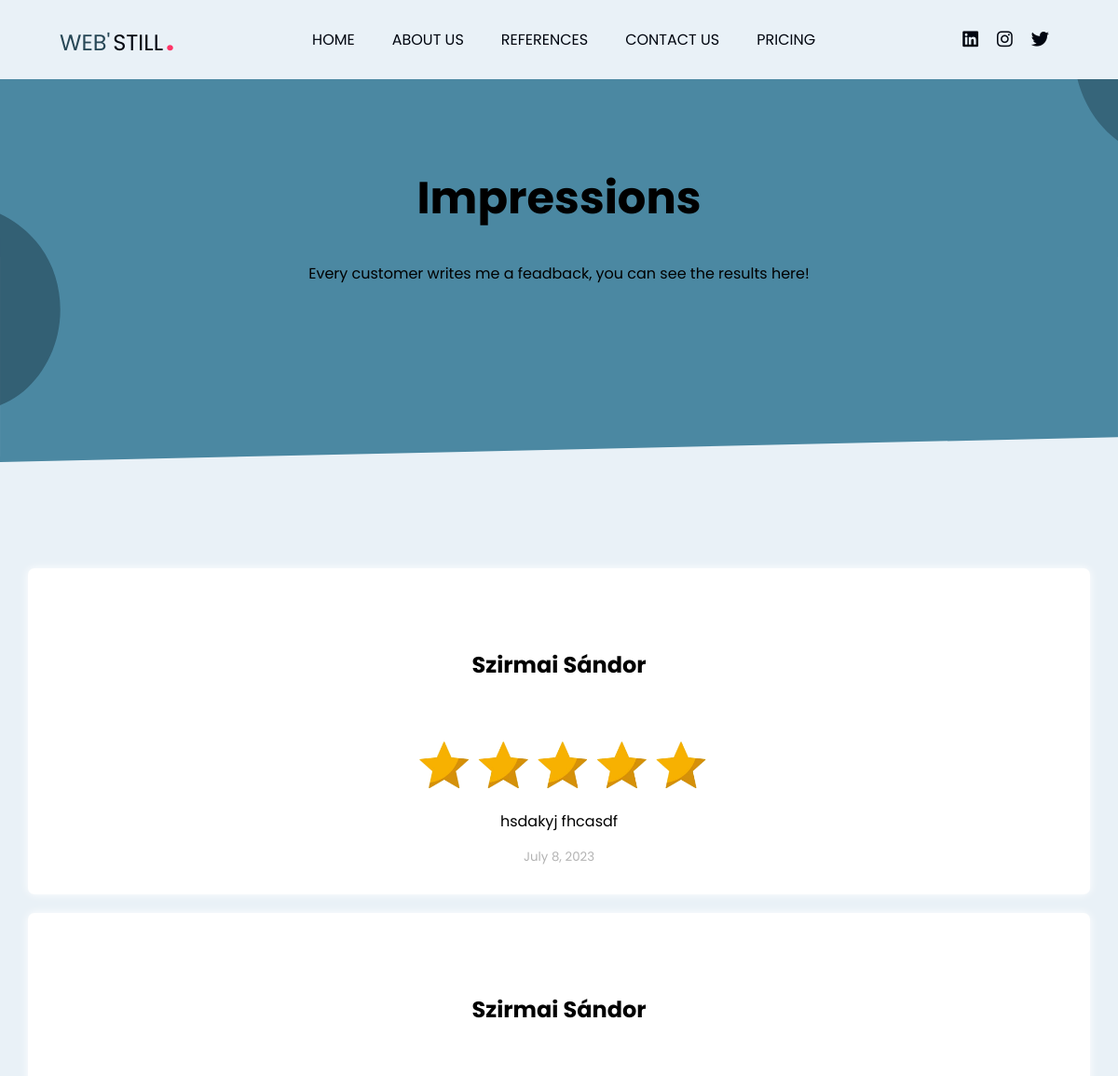
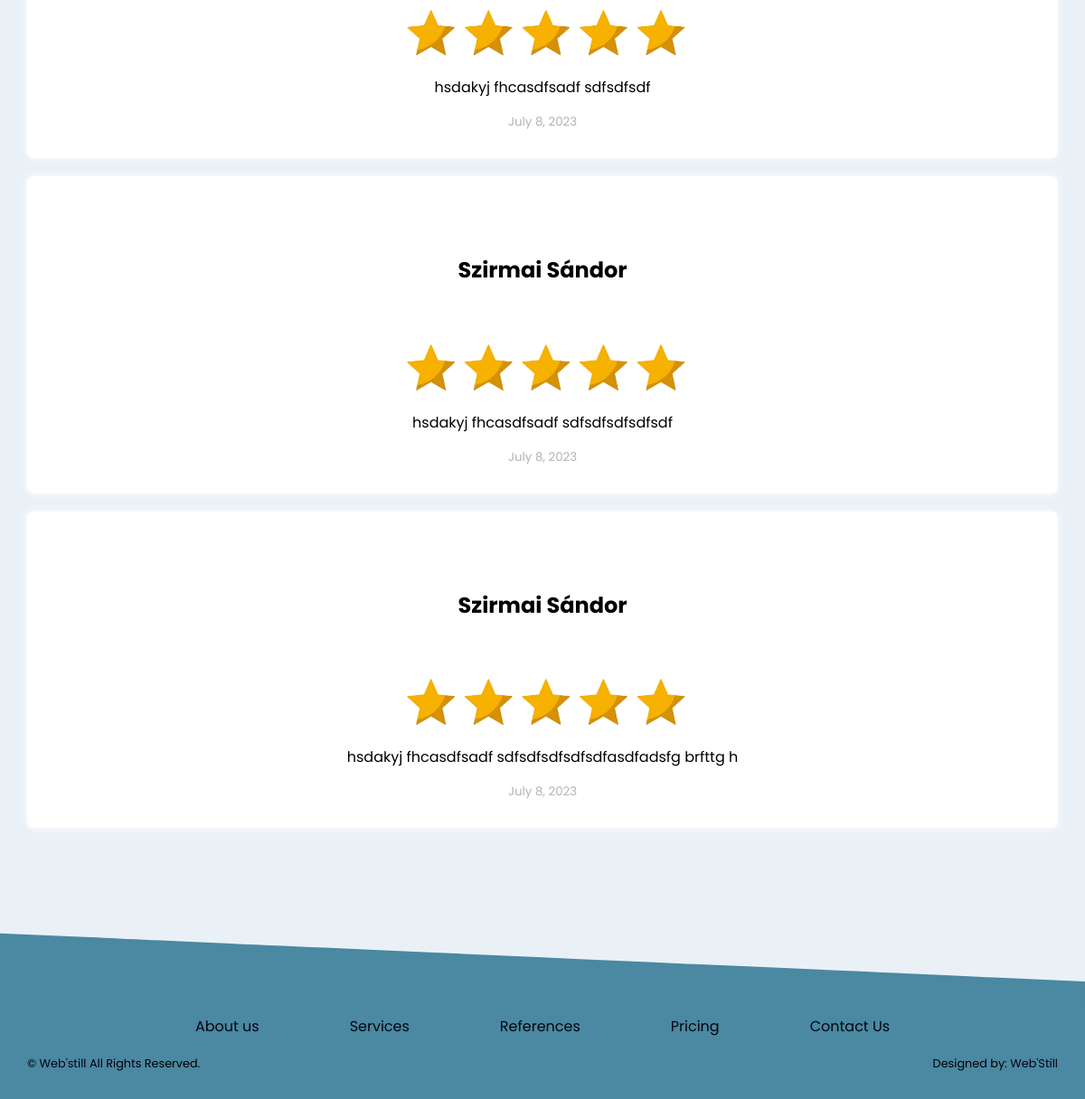
Page /impressions/ on the committed database (2 pictures, top to bottom).
### dashboard/models.py (models this page shows, shortened)
class Impressions(models.Model):
    name = models.CharField(max_length=200)
    created = models.DateField(auto_now_add=True)
    picture_choice = (
        (1, '✨'),
        (2, '✨✨'),
        (3, '✨✨✨'),
        (4, '✨✨✨✨'),
        (5, '✨✨✨✨✨')
    )
    star = models.PositiveIntegerField(choices=picture_choice)
    impression = models.TextField(max_length=1000000)
    accept = models.BooleanField(default=True)
    status = models.CharField(max_length=10, choices=STATUS_CHOICES, default='pending')
    class Meta:
        ordering = ['-created']

### main/views.py (the view)
# urls.py: path('impressions/', views.Impressionses, name='ops'),
def Impressionses(request):
    impres1 = Impressions.objects.filter(star=1, status='approved')
    impres2 = Impressions.objects.filter(star=2, status='approved')
    impres3 = Impressions.objects.filter(star=3, status='approved')
    impres4 = Impressions.objects.filter(star=4, status='approved')
    impres5 = Impressions.objects.filter(star=5, status='approved')
    context = {'impres1': impres1, 'impres2': impres2, 'impres3': impres3, 'impres4': impres4, 'impres5': impres5}
    return render(request, 'impressions.html', context)

### templates/impressions.html (shortened to what this page needs)
{% load static %}
<!DOCTYPE html>
<html>
<head>
	<link rel="stylesheet" href="{% static 'assets/style/style.css' %}">
</head>
<body>
{% include 'header.html' %}
		<div class="bg relative">
				<div class="title-blob-1">
				</div>
				<div class="title-blob-2">
				</div>
			<div class="bg-blue">
				<div class="wrapper pd bg-blue">
					<h1>Impressions</h1>
					<p align="center">Every customer writes me a feadback, you can see the results here!</p>
				</div>
			</div>
				<svg xmlns="http://www.w3.org/2000/svg" viewBox="0 0 1440 320"><path fill="#4b88a2" fill-opacity="1" d="M0,288L1440,256L1440,0L0,0Z"></path></svg>
		</div>
		<div class="wrapper pd-30">
			{% for impressions in impres5 %}
				<div class="ops-content" style="margin: 20px 0">
					<h6>{{impressions.name}}</h6>
					<img src="{% static 'assets/pics/5stars.png' %}" alt="" id="stars" draggable="false">
					<p align="justify" class="ops-p">{{impressions.impression}}</p>
					<small class="muted" align="left" >{{impressions.created}}</small>
				</div>
			{% endfor %}
		</div>
	<svg xmlns="http://www.w3.org/2000/svg" viewBox="0 0 1440 320">
			    <path fill="#4b88a2" fill-opacity="1" id="ferde" d="M0,224L120,229.3C240,235,480,245,720,256C960,267,1200,277,1320,282.7L1440,288L1440,320L1320,320C1200,320,960,320,720,320C480,320,240,320,120,320L0,320Z"></path>
			</svg>
{% include 'footer.html' %}
</body>
</html>

### templates/header.html (shortened to what this page needs)
<nav class="nav-desktop">
    <div class="left">
        <a href="{% url 'home' %}"><div class="logo">Web'<span>Still</span><b style="color: #ff3366">.</b></div></a>
    </div>
    <div class="middle">
        <div><a href="{% url 'home' %}">home</a></div>
        <div><a href="{% url 'about' %}">About us</a></div>
        <div><a href="{% url 'reference' %}">references</a></div>
        <div><a href="{% url 'contact' %}">Contact us</a></div>
        <div><a href="{% url 'pricing' %}">pricing</a></div>
    </div>
    <div class="right">
        <a href="#"><i class="fab fa-linkedin"></i></a>
        <a href="#"><i class="fab fa-instagram"></i></a>
        <a href="#"><i class="fab fa-twitter"></i></a>
    </div>
</nav>

### templates/footer.html
<footer class="bg-blue">
    <div>
        <div class="flex-space-btw">
            <div class="row-flex">
                <ul class="footer-flex">
                    <li><a href="{% url 'about' %}">About us</a></li>
                    <li><a href="{% url 'services' %}">Services</a></li>
                    <li><a href="{% url 'reference' %}">References</a></li>
                    <li><a href="{% url 'pricing' %}">Pricing</a></li>
                    <li><a href="{% url 'contact' %}">Contact Us</a></li>
                </ul>
            </div>
        </div>
        <div class="copy-flex">
            <div>&copy <a href="/">Web'still</a> All Rights Reserved.</div>
            <div>Designed by: <a href="/">Web'Still</a></div>
        </div>
    </div>
</footer>

### static/assets/style/style.css (style rules this page uses)
:root { --blue: #4b88a2; --blue-d1: #274756; --blue-d2: #142934; --blue-d3: #07141e; --blue-d4: #030c15; --blue-d5: #010610; --light: #e9f1f7; --danger: #FF3366; --white: #F4F3EE; }
* { font-family: 'Poppins', sans-serif; box-sizing: border-box; }
body { padding: 0; margin: 0; background: var(--light); max-width: 100%; height: 100%; overflow-x: hidden; }
html { padding: 0; margin: 0; background: var(--light); max-width: 100%; height: 100%; overflow-x: hidden; }
h1 { font-size: 3.8rem; }
h6 { font-size: 1.5rem; }
p { font-size: 1rem; }
a { text-decoration: none; color: var(--blue-d5); }
.row-flex { display: flex; flex-direction: row; flex-wrap: nowrap; justify-content: left; align-items: center; }
nav { text-transform: uppercase; margin: 0; }
.nav-desktop { display: flex; flex-direction: row; flex-wrap: nowrap; justify-content: space-around; align-items: center; position: relative; z-index: 1000000; height: 85px; }
.left .logo { font-size: 1.5rem; color: var(--blue-d1); }
.left .logo span { color: var(--blue-d5); padding-left: 3px; }
.left .logo b { color: var(--danger); padding-left: 3px; font-size: 2rem; }
.middle { display: flex; flex-direction: row; flex-wrap: nowrap; justify-content: space-between; align-items: center; }
.middle a { margin: 0px 20px; transition: 0.12s ease-in-out; }
.right { display: flex; flex-direction: row; flex-wrap: nowrap; justify-content: space-between; align-items: center; }
.right a { margin: 0px 10px; font-size: 1.2rem; }
svg { margin: 0 !important; padding: 0 !important; }
.bg-blue { background: var(--blue); }
span { transition: 0.3s ease; }
.ops-content { display: flex; flex-direction: column; justify-content: center; align-items: center; background: white; padding: 30px 35px; border-radius: 7px; box-shadow: 0px 0px 10px white; transition: 0.3s ease; }
.ops-content #stars { max-width: 30%; }
.muted { color: rgba(0, 0, 0, 0.3); text-align: left; }
footer { margin-top: -25px; padding: 30px; }
ul { list-style: none; text-decoration: none; margin: 0; padding: 0; }
.row-flex li a { transition: 0.3s ease-in-out; }
.row-flex li { margin: 0px 50px; transition: 0.3s ease-in-out; }
.footer-flex { display: flex; flex-direction: row; justify-content: center; align-content: center; max-width: 1000px; margin: 0 auto; flex-wrap: wrap; padding-bottom: 20px; }
.copy-flex { display: flex; justify-content: space-between; flex-wrap: wrap; align-items: center; flex-direction: row; }
.copy-flex div { font-size: 0.8rem; transition: 0.3s ease-in-out; }
.copy-flex div a { font-size: 0.8rem; transition: 0.3s ease-in-out; }
.wrapper { max-width: 1400px; margin: 0 auto; }
.relative { position: relative; padding-bottom: 30px; overflow: hidden; }
.relative h1 { text-align: center; padding-top: 100px; font-size: 3rem; }
.wrapper.pd { margin-top: -40px; margin-bottom: -20px; padding: 0 20px 20px 20px; }
.wrapper.pd p { margin-bottom: -80px; position: relative; z-index: 1; padding-bottom: 30px; }
.title-blob-1 { position: absolute; bottom: 240px; left: -204px; height: 31%; width: 27%; animation: title-blob-anim-1 70s linear infinite; }
.title-blob-2 { position: absolute; top: -184px; right: -216px; height: 31%; width: 27%; animation: title-blob-anim-2 70s linear infinite; }
.pd-30 { padding: 30px; }
.wrapper.pd-30 { margin-bottom: -120px; }
body { margin: 0px; font-family: 'segoe ui'; }
div.wrapper.pd-30 { position: relative; z-index: 0; }

### rows in the picture
Impressions: name "Szirmai Sándor", impression "hsdakyj fhcasdf", created "July 8, 2023"
Impressions: name "Szirmai Sándor", impression "hsdakyj fhcasdfsadf sdfsdfsdf", created "July 8, 2023"
Impressions: name "Szirmai Sándor", impression "hsdakyj fhcasdfsadf sdfsdfsdfsdfsdf", created "July 8, 2023"
Impressions: name "Szirmai Sándor", impression "hsdakyj fhcasdfsadf sdfsdfsdfsdfsdfasdfadsfg brfttg h", created "July 8, 2023"
